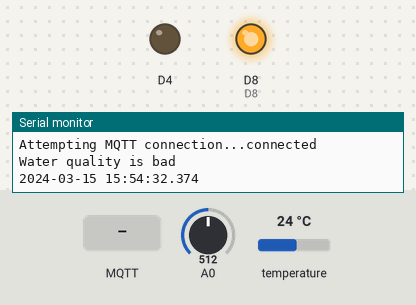
Recording of a sketch running on a simulated ESP8266 (NodeMCU). Shown: output pins drawn as LEDs (lit = HIGH), the last lines printed to the serial monitor. The inputs (shaded band) are chosen by the test bench; at power-on: A0 = 512, temperature 24 °C. WiFi joins after 1.5 s; servers stay silent unless stated; network time is answered at once with the bench clock; the local clock reads 2024-03-15 10:24:30 at power-on unless the sketch sets it; random numbers use the default seed unless the sketch sets one; no MQTT or app messages arrive unless stated; pins used as bus, display or sensor lines are not drawn.

Above: at 2.7 s.
2.8 s: MQTT message "0" arrives on the first subscribed topic
At 5.0 s:
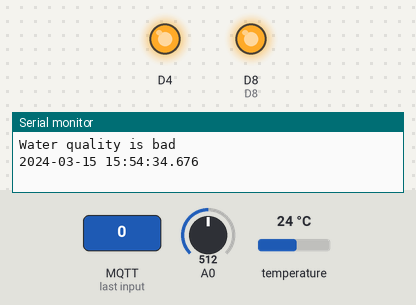
5.4 s: A0 set to 577
8.1 s: A0 set to 611
At 10.1 s:
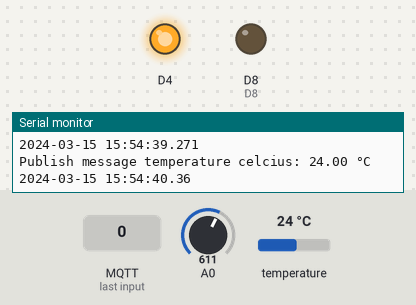
10.7 s: A0 set to 511
At 12.7 s:
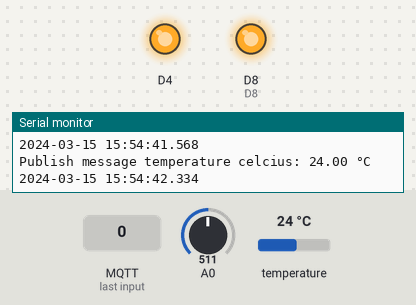
13.0 s: A0 set to 716
At 14.6 s:
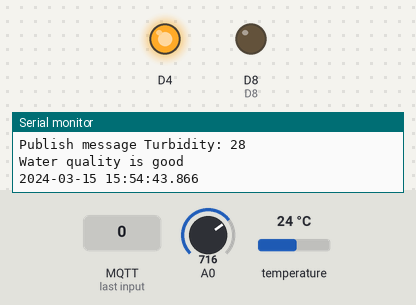
Timing chart, 0 to 16.1 s (numbered marks = the images above; inputs shaded):
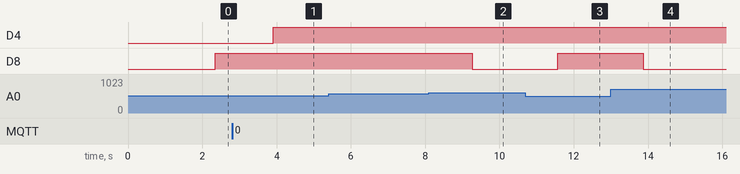

The sketch:

project_6.ino
```cpp
#include <ESP8266WiFi.h>
#include <PubSubClient.h>
#include <OneWire.h>
#include <DallasTemperature.h>
#include <WiFiUdp.h>

#include <NTPClient.h>
#include <time.h>

// Update these with values suitable for your network.
const char* ssid = "Thamish's Galaxy";
const char* password = "umcq2311";

//const char* ssid = "SLT-4G_154499";
//const char* password = "A2CD89C9New";

//const char* ssid = "Eng-Student";
//const char* password = "3nG5tuDt";

const char* mqtt_server = "test.mosquitto.org";  // test.mosquitto.org

WiFiClient espClient;
PubSubClient client(espClient);
unsigned long lastMsg = 0;
#define MSG_BUFFER_SIZE	(50)
char msgTemp[MSG_BUFFER_SIZE];
char msgTempWithTimestamp[MSG_BUFFER_SIZE];
char msgTurbidity[MSG_BUFFER_SIZE];

// Data wire is connected to digital pin 4 on the Arduino
#define ONE_WIRE_BUS 4

// Setup a oneWire instance to communicate with any OneWire device
OneWire oneWire(ONE_WIRE_BUS);

// Pass oneWire reference to DallasTemperature library
DallasTemperature sensors(&oneWire);

#define D7 13
#define D8 15

WiFiUDP ntpUDP;
NTPClient timeClient(ntpUDP, "pool.ntp.org");  // NTP server

void setup_wifi() {
  delay(10);
  // We start by connecting to a WiFi network
  Serial.println();
  Serial.print("Connecting to ");
  Serial.println(ssid);

  WiFi.mode(WIFI_STA);
  WiFi.begin(ssid, password);

  while (WiFi.status() != WL_CONNECTED) {
    delay(500);
    Serial.print(".");
  }

  randomSeed(micros());

  Serial.println("");
  Serial.println("WiFi connected");
  Serial.println("IP address: ");
  Serial.println(WiFi.localIP());
}


void controlEmergencyLED(byte* payload) {
  // Switch on the LED if a '1' was received as the first character
  if ((char)payload[0] == '1') {
    digitalWrite(BUILTIN_LED, LOW); // Turn the LED on
  } else {
    digitalWrite(BUILTIN_LED, HIGH); // Turn the LED off
  }
}

void callback(char* topic, byte* payload, unsigned int length) {
  Serial.print("Message arrived [");
  Serial.print(topic);
  Serial.print("] ");

  // Print the received payload
  for (int i = 0; i < length; i++) {
    Serial.print((char)payload[i]);
  }
  Serial.println();

  // Check which LED to control based on the topic
  if (strcmp(topic, "device/UoP_CO_326_E18_3_Actuator_LEDEMERGENCY") == 0) {
    controlEmergencyLED(payload);
  }
}


void reconnect() {
  // Loop until we're reconnected
  while (!client.connected()) {
    Serial.print("Attempting MQTT connection...");
    // Create a random client ID
    String clientId = "ESP8266Client-";
    clientId += String(random(0xffff), HEX);
    // Attempt to connect
    if (client.connect(clientId.c_str())) {
      Serial.println("connected");
      // Once connected, publish an announcement...
      client.publish("device/UoP_CO_326_E18_3_Sensor_Temperature", "MQTT Server is Connected");
      // ... and resubscribe
      client.subscribe("device/UoP_CO_326_E18_3_Actuator_LEDEMERGENCY");
      //client.subscribe("device/UoP_CO_326_E18_3_Actuator_LEDGREEN");
      //client.subscribe("device/UoP_CO_326_E18_3_Actuator_LEDRED");
    } else {
      Serial.print("failed, rc=");
      Serial.print(client.state());
      Serial.println(" try again in 5 seconds");
      // Wait 5 seconds before retrying
      delay(5000);
    }
  }
}


void setup() {
  sensors.begin();	// Start up the library
  pinMode(D7, OUTPUT); // set the digital pin as output
  pinMode(D8, OUTPUT); // set the digital pin as output
  pinMode(BUILTIN_LED, OUTPUT);     // Initialize the BUILTIN_LED pin as an output
  Serial.begin(115200);
  setup_wifi();
  client.setServer(mqtt_server, 1883);
  client.setCallback(callback);

  timeClient.begin();  // Initialize the NTP client
}


// Function to get the current time and date in GMT+5:30 as a formatted string
String getCurrentTime()
{
  timeClient.update(); // Update the time
  time_t rawTime = timeClient.getEpochTime() + 19800; // Add the offset for GMT+5:30

  struct tm *timeInfo;
  timeInfo = gmtime(&rawTime);

  String formattedDateTime = String(timeInfo->tm_year + 1900) + "-" + twoDigits(timeInfo->tm_mon + 1) + "-" + twoDigits(timeInfo->tm_mday) + " " +
                             twoDigits(timeInfo->tm_hour) + ":" + twoDigits(timeInfo->tm_min) + ":" + twoDigits(timeInfo->tm_sec)+ "." +
                             String(millis() % 1000);

  return formattedDateTime;
}

// Helper function to format a number as two digits with leading zeros if necessary
String twoDigits(int number) {
  if (number < 10) {
    return "0" + String(number);
  } else {
    return String(number);
  }
}


float readTemperature() {
  sensors.requestTemperatures();
  return sensors.getTempCByIndex(0);
}


float readTemperatureFahrenheit() {
  sensors.requestTemperatures();
  float celsius = sensors.getTempCByIndex(0);
  float fahrenheit = (celsius * 9.0 / 5.0) + 32.0;
  return fahrenheit;
}


int readTurbidity() {
  int turbidityValue = analogRead(A0);
  //Serial.println(turbidityValue);
  return map(turbidityValue, 0, 1000, 100, 0);
}

void publishTime() {
  String currentTime = getCurrentTime();
  Serial.println(getCurrentTime());
  client.publish("device/UoP_CO_326_E18_3_Sensor_TemperatureTime", currentTime.c_str());
}


void publishTemperature() {
  float temperature = readTemperature();
  snprintf (msgTemp, MSG_BUFFER_SIZE, "%.2f °C", temperature);
  Serial.print("Publish message temperature celcius: ");
  Serial.println(msgTemp);

  String currentTime = getCurrentTime();
  Serial.println(getCurrentTime());
  client.publish("device/UoP_CO_326_E18_3_Sensor_Temperature", msgTemp);
  client.publish("device/UoP_CO_326_E18_3_Sensor_TemperatureTime", currentTime.c_str());
}


void publishTemperatureFahrenheit() {
  float temperature = readTemperatureFahrenheit();
  snprintf (msgTemp, MSG_BUFFER_SIZE, "%.2f F", temperature);
  Serial.print("Publish message Temperature Fahrenheit: ");
  Serial.println(msgTemp);
  client.publish("device/UoP_CO_326_E18_3_Sensor_TemperatureFahrenheit", msgTemp);
}


void publishTurbidity() {
  int turbidity = readTurbidity();
  snprintf (msgTurbidity, MSG_BUFFER_SIZE, "%d", turbidity);
  Serial.print("Publish message Turbidity: ");
  Serial.println(msgTurbidity);
  client.publish("device/UoP_CO_326_E18_3_Sensor_Turbidity", msgTurbidity);
}


bool isWaterQualityGood(float temperature, int turbidity) {
  if (temperature >= 15 && temperature <= 32 && turbidity <= 40) {
    return true;
  } else {
    return false;
  }
}


void setWaterQualityStatus(bool isGood) {
  if (isGood) {
    digitalWrite(D7, HIGH);
    digitalWrite(D8, LOW);
    Serial.println("Water quality is good");
  } else {
    digitalWrite(D7, LOW);
    digitalWrite(D8, HIGH);
    Serial.println("Water quality is bad");
  }
}


void loop() {
  if (!client.connected()) {
    reconnect();
  }
  client.loop();

  float temperature = readTemperature();
  int turbidity = readTurbidity();

  bool isGood = isWaterQualityGood(temperature, turbidity);
  setWaterQualityStatus(isGood);

  unsigned long now = millis();
  if (now - lastMsg > 2000) {
    lastMsg = now;

    publishTime();
    publishTemperature();
    publishTemperatureFahrenheit();
    publishTurbidity();
  }
}
```

Measured:
- the behaviour switches between 594 and 595 on A0 (found by bisection; images 1 and 2)
- after the input at 2.8 s, D4: LOW → HIGH after 1.1 s
- after the input at 8.1 s, D8: HIGH → LOW after 1.2 s
- after the input at 10.7 s, D8: LOW → HIGH after 0.87 s
- after the input at 13.0 s, D8: HIGH → LOW after 0.87 s
